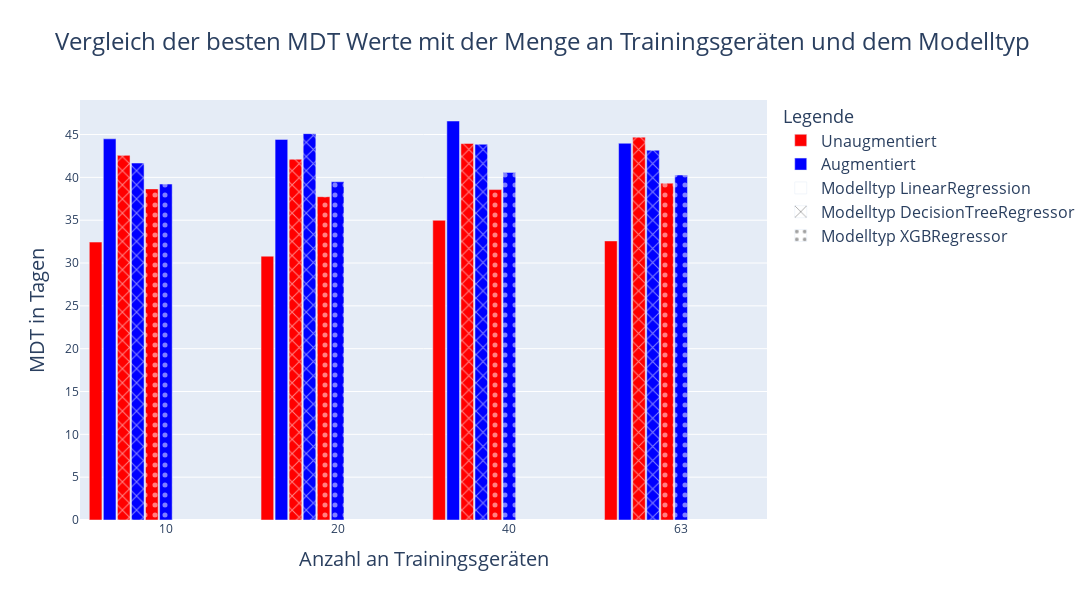
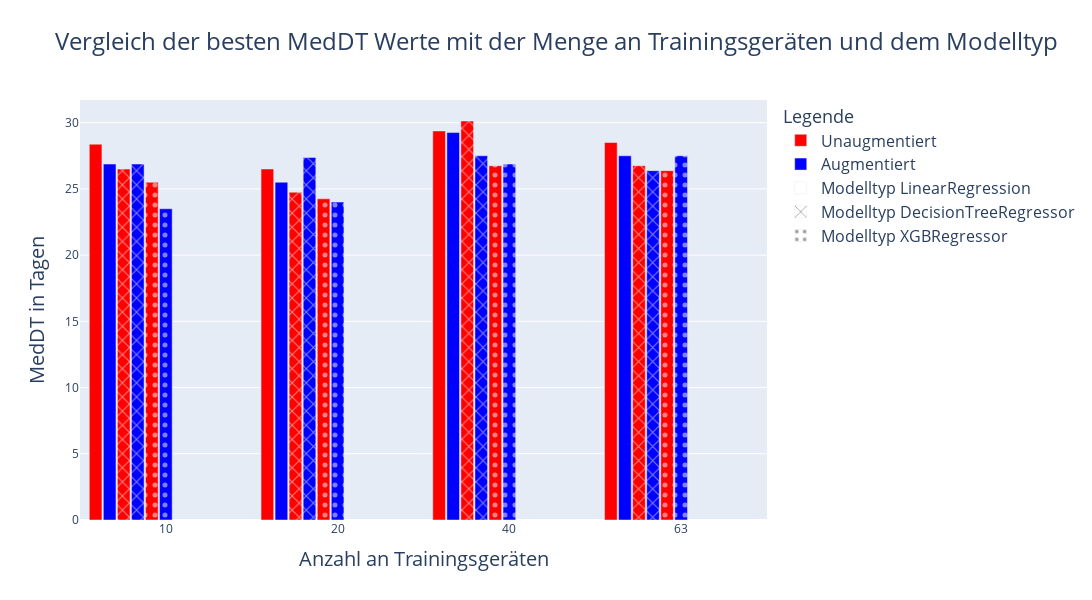

The notebook cell saved with these charts, in order:
### Code cell
# Filtern und Gruppieren der Daten
grouped = cv_df.groupby(["params.n_dev", "params.n_aug", "params.model_class"])


for metric in ["metrics.mdt", "metrics.med_dt"]:
    # Finden der besten Metrikwerte
    best_metric = grouped[metric].max().reset_index()

    # Bar chart erstellen
    fig = go.Figure()

    pattern_styles = {
        "LinearRegression": "",
        "DecisionTreeRegressor": "x",
        "XGBRegressor": ".",
    }

    # Iteration über die model_class
    for model_class in pattern_styles.keys():
        # Separieren der Daten in die beiden Bedingungen
        min_metrics_aug_0 = best_metric[
            (best_metric["params.n_aug"] == 0)
            & (best_metric["params.model_class"] == model_class)
        ]
        min_metrics_aug_not_0 = best_metric[
            (best_metric["params.n_aug"] != 0)
            & (best_metric["params.model_class"] == model_class)
        ]

        min_metrics_aug_not_0 = (
            min_metrics_aug_not_0.groupby(["params.n_dev", "params.model_class"])
            .max()
            .reset_index()
        )

        # Bars für params.n_aug == 0
        fig.add_trace(
            go.Bar(
                x=min_metrics_aug_0["params.n_dev"],
                y=min_metrics_aug_0[metric],
                name=f"{model_class} params.n_aug == 0",
                marker_color="red",
                marker_pattern_shape=pattern_styles[model_class],
                showlegend=False,  # Legende deaktivieren
            )
        )

        # Bars für params.n_aug != 0
        fig.add_trace(
            go.Bar(
                x=min_metrics_aug_not_0["params.n_dev"],
                y=min_metrics_aug_not_0[metric],
                name=f"{model_class} params.n_aug != 0",
                marker_color="blue",
                marker_pattern_shape=pattern_styles[model_class],
                showlegend=False,  # Legende deaktivieren
            )
        )

    # Hinzufügen von Dummy-Traces für die Legende
    # Farbenlegende
    fig.add_trace(
        go.Bar(
            x=[None],
            y=[None],
            name="Unaugmentiert",
            marker_color="red",
        )
    )

    fig.add_trace(
        go.Bar(
            x=[None],
            y=[None],
            name="Augmentiert",
            marker_color="blue",
        )
    )

    # Musterlegende
    for model_class, pattern in pattern_styles.items():
        fig.add_trace(
            go.Bar(
                x=[None],
                y=[None],
                name=f"Modelltyp {model_class}",
                marker_color="white",
                marker_pattern_shape=pattern,
            )
        )

    # Layout anpassen
    fig.update_layout(
        title=dict(
            text=f"Vergleich der besten {'MDT' if 'mdt' in metric else 'MedDT'} Werte mit der Menge an Trainingsgeräten und dem Modelltyp",
            font=dict(size=24),  # Adjust the size as needed
        ),
        xaxis_title="params.n_dev",
        yaxis_title=metric,
        barmode="group",
        legend_title=dict(text="Legende", font=dict(size=18)),
        legend=dict(font=dict(size=16)),  # Adjust the size as needed
        width=1200,
        height=600,
        bargap=0.1,
        bargroupgap=0.1,
    )
    fig.update_xaxes(
        title=dict(text="Anzahl an Trainingsgeräten", font=dict(size=20)),
    )
    if metric == "metrics.mdt":
        fig.update_yaxes(title=dict(text="MDT in Tagen", font=dict(size=20)))
    else:
        fig.update_yaxes(title=dict(text="MedDT in Tagen", font=dict(size=20)))

    # Plot anzeigen
    fig.show()

### Figure 1 — Plotly figure (JSON) as saved in the notebook; plotly's stock layout.template omitted (floating-point values rounded to 4 significant figures)
{"data": [{"marker": {"color": "red", "pattern": {"shape": ""}}, "name": "LinearRegression params.n_aug == 0", "showlegend": false, "type": "bar", "x": ["10", "20", "40", "63"], "y": [32.44, 30.8, 34.99, 32.58]}, {"marker": {"color": "blue", "pattern": {"shape": ""}}, "name": "LinearRegression params.n_aug != 0", "showlegend": false, "type": "bar", "x": ["10", "20", "40", "63"], "y": [44.5, 44.43, 46.58, 43.98]}, {"marker": {"color": "red", "pattern": {"shape": "x"}}, "name": "DecisionTreeRegressor params.n_aug == 0", "showlegend": false, "type": "bar", "x": ["10", "20", "40", "63"], "y": [42.57, 42.12, 43.96, 44.69]}, {"marker": {"color": "blue", "pattern": {"shape": "x"}}, "name": "DecisionTreeRegressor params.n_aug != 0", "showlegend": false, "type": "bar", "x": ["10", "20", "40", "63"], "y": [41.67, 45.1, 43.87, 43.17]}, {"marker": {"color": "red", "pattern": {"shape": "."}}, "name": "XGBRegressor params.n_aug == 0", "showlegend": false, "type": "bar", "x": ["10", "20", "40", "63"], "y": [38.65, 37.74, 38.57, 39.32]}, {"marker": {"color": "blue", "pattern": {"shape": "."}}, "name": "XGBRegressor params.n_aug != 0", "showlegend": false, "type": "bar", "x": ["10", "20", "40", "63"], "y": [39.22, 39.48, 40.57, 40.28]}, {"marker": {"color": "red"}, "name": "Unaugmentiert", "type": "bar", "x": [null], "y": [null]}, {"marker": {"color": "blue"}, "name": "Augmentiert", "type": "bar", "x": [null], "y": [null]}, {"marker": {"color": "white", "pattern": {"shape": ""}}, "name": "Modelltyp LinearRegression", "type": "bar", "x": [null], "y": [null]}, {"marker": {"color": "white", "pattern": {"shape": "x"}}, "name": "Modelltyp DecisionTreeRegressor", "type": "bar", "x": [null], "y": [null]}, {"marker": {"color": "white", "pattern": {"shape": "."}}, "name": "Modelltyp XGBRegressor", "type": "bar", "x": [null], "y": [null]}], "layout": {"bargap": 0.1, "bargroupgap": 0.1, "barmode": "group", "height": 600, "legend": {"font": {"size": 16}, "title": {"font": {"size": 18}, "text": "Legende"}}, "title": {"font": {"size": 24}, "text": "Vergleich der besten MDT Werte mit der Menge an Trainingsgeräten und dem Modelltyp"}, "width": 1200, "xaxis": {"title": {"font": {"size": 20}, "text": "Anzahl an Trainingsgeräten"}}, "yaxis": {"title": {"font": {"size": 20}, "text": "MDT in Tagen"}}}}

### Figure 2 — Plotly figure (JSON) as saved in the notebook; plotly's stock layout.template omitted (floating-point values rounded to 4 significant figures)
{"data": [{"marker": {"color": "red", "pattern": {"shape": ""}}, "name": "LinearRegression params.n_aug == 0", "showlegend": false, "type": "bar", "x": ["10", "20", "40", "63"], "y": [28.38, 26.5, 29.38, 28.5]}, {"marker": {"color": "blue", "pattern": {"shape": ""}}, "name": "LinearRegression params.n_aug != 0", "showlegend": false, "type": "bar", "x": ["10", "20", "40", "63"], "y": [26.88, 25.5, 29.25, 27.5]}, {"marker": {"color": "red", "pattern": {"shape": "x"}}, "name": "DecisionTreeRegressor params.n_aug == 0", "showlegend": false, "type": "bar", "x": ["10", "20", "40", "63"], "y": [26.5, 24.75, 30.12, 26.75]}, {"marker": {"color": "blue", "pattern": {"shape": "x"}}, "name": "DecisionTreeRegressor params.n_aug != 0", "showlegend": false, "type": "bar", "x": ["10", "20", "40", "63"], "y": [26.88, 27.38, 27.5, 26.38]}, {"marker": {"color": "red", "pattern": {"shape": "."}}, "name": "XGBRegressor params.n_aug == 0", "showlegend": false, "type": "bar", "x": ["10", "20", "40", "63"], "y": [25.5, 24.25, 26.75, 26.38]}, {"marker": {"color": "blue", "pattern": {"shape": "."}}, "name": "XGBRegressor params.n_aug != 0", "showlegend": false, "type": "bar", "x": ["10", "20", "40", "63"], "y": [23.5, 24, 26.88, 27.5]}, {"marker": {"color": "red"}, "name": "Unaugmentiert", "type": "bar", "x": [null], "y": [null]}, {"marker": {"color": "blue"}, "name": "Augmentiert", "type": "bar", "x": [null], "y": [null]}, {"marker": {"color": "white", "pattern": {"shape": ""}}, "name": "Modelltyp LinearRegression", "type": "bar", "x": [null], "y": [null]}, {"marker": {"color": "white", "pattern": {"shape": "x"}}, "name": "Modelltyp DecisionTreeRegressor", "type": "bar", "x": [null], "y": [null]}, {"marker": {"color": "white", "pattern": {"shape": "."}}, "name": "Modelltyp XGBRegressor", "type": "bar", "x": [null], "y": [null]}], "layout": {"bargap": 0.1, "bargroupgap": 0.1, "barmode": "group", "height": 600, "legend": {"font": {"size": 16}, "title": {"font": {"size": 18}, "text": "Legende"}}, "title": {"font": {"size": 24}, "text": "Vergleich der besten MedDT Werte mit der Menge an Trainingsgeräten und dem Modelltyp"}, "width": 1200, "xaxis": {"title": {"font": {"size": 20}, "text": "Anzahl an Trainingsgeräten"}}, "yaxis": {"title": {"font": {"size": 20}, "text": "MedDT in Tagen"}}}}
